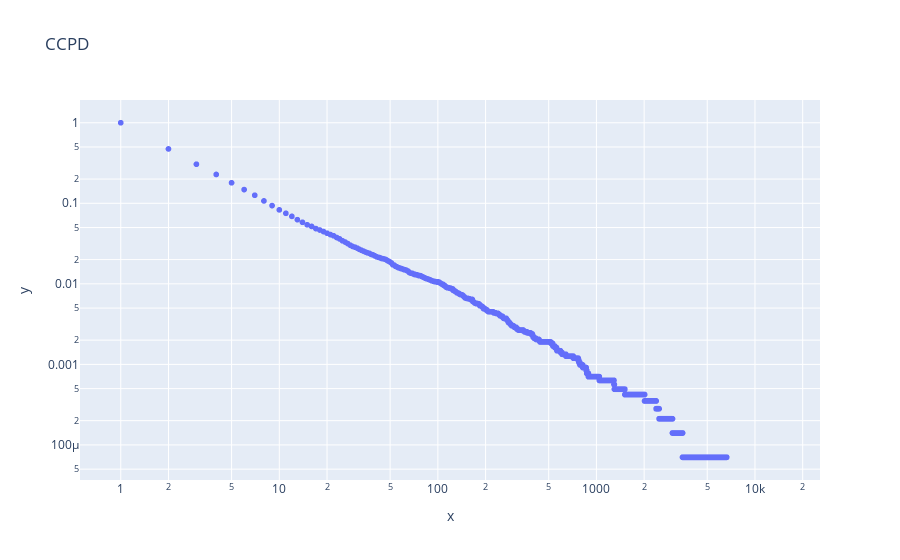

Notebook code cell kept with this figure:
### Code cell
ccpd = []
values  = np.array(values)
dim = len(values)
for x in index:
    c = len(values[values>=x])/dim
    ccpd.append(c)

px.scatter(x=index,y=ccpd,log_x=True,log_y=True,title='CCPD')

### Figure 1 — Plotly figure (JSON) as saved in the notebook; plotly's stock layout.template omitted (floating-point values rounded to 4 significant figures; data arrays with more than 128 entries replaced by an {"elided": "..."} marker saying what was removed)
{"data": [{"hovertemplate": "x=%{x}<br>y=%{y}<extra></extra>", "legendgroup": "", "marker": {"color": "#636efa", "symbol": "circle"}, "mode": "markers", "name": "", "showlegend": false, "type": "scattergl", "x": {"elided": "14227 int values"}, "xaxis": "x", "y": {"elided": "14227 float values"}, "yaxis": "y"}], "layout": {"legend": {"tracegroupgap": 0}, "title": {"text": "CCPD"}, "xaxis": {"anchor": "y", "domain": [0, 1], "title": {"text": "x"}, "type": "log"}, "yaxis": {"anchor": "x", "domain": [0, 1], "title": {"text": "y"}, "type": "log"}}}
